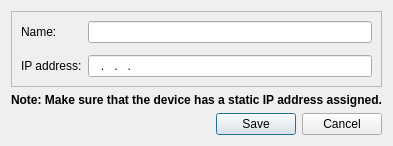
<?xml version="1.0" encoding="UTF-8"?>
<ui version="4.0">
 <class>DeviceEdit</class>
 <widget class="QDialog" name="DeviceEdit">
  <property name="geometry">
   <rect>
    <x>0</x>
    <y>0</y>
    <width>406</width>
    <height>274</height>
   </rect>
  </property>
  <property name="windowTitle">
   <string notr="true"/>
  </property>
  <layout class="QGridLayout" name="gridLayout">
   <property name="sizeConstraint">
    <enum>QLayout::SetFixedSize</enum>
   </property>
   <item row="2" column="0">
    <widget class="QDialogButtonBox" name="buttonBox">
     <property name="standardButtons">
      <set>QDialogButtonBox::Cancel|QDialogButtonBox::Save</set>
     </property>
    </widget>
   </item>
   <item row="0" column="0">
    <widget class="QFrame" name="form">
     <property name="sizePolicy">
      <sizepolicy hsizetype="Preferred" vsizetype="Preferred">
       <horstretch>0</horstretch>
       <verstretch>0</verstretch>
      </sizepolicy>
     </property>
     <property name="frameShape">
      <enum>QFrame::StyledPanel</enum>
     </property>
     <property name="frameShadow">
      <enum>QFrame::Raised</enum>
     </property>
     <layout class="QFormLayout" name="formLayout">
      <item row="1" column="0">
       <widget class="QLabel" name="nameLabel">
        <property name="text">
         <string>Name:</string>
        </property>
       </widget>
      </item>
      <item row="1" column="1">
       <widget class="QLineEdit" name="nameEdit">
        <property name="maxLength">
         <number>32</number>
        </property>
       </widget>
      </item>
      <item row="2" column="1">
       <widget class="QFrame" name="passwordFrame">
        <property name="sizePolicy">
         <sizepolicy hsizetype="Preferred" vsizetype="Fixed">
          <horstretch>0</horstretch>
          <verstretch>0</verstretch>
         </sizepolicy>
        </property>
        <property name="frameShape">
         <enum>QFrame::NoFrame</enum>
        </property>
        <property name="frameShadow">
         <enum>QFrame::Plain</enum>
        </property>
        <layout class="QHBoxLayout" name="horizontalLayout_2">
         <property name="leftMargin">
          <number>0</number>
         </property>
         <property name="topMargin">
          <number>0</number>
         </property>
         <property name="rightMargin">
          <number>0</number>
         </property>
         <property name="bottomMargin">
          <number>0</number>
         </property>
        </layout>
       </widget>
      </item>
      <item row="3" column="0">
       <widget class="QLabel" name="ipLabel">
        <property name="text">
         <string>IP address:</string>
        </property>
       </widget>
      </item>
      <item row="3" column="1">
       <widget class="QLineEdit" name="ipEdit">
        <property name="inputMask">
         <string notr="true">000.000.000.000</string>
        </property>
        <property name="frame">
         <bool>true</bool>
        </property>
       </widget>
      </item>
     </layout>
    </widget>
   </item>
   <item row="1" column="0">
    <widget class="QLabel" name="label">
     <property name="font">
      <font>
       <weight>75</weight>
       <bold>true</bold>
      </font>
     </property>
     <property name="text">
      <string>Note: Make sure that the device has a static IP address assigned.</string>
     </property>
    </widget>
   </item>
  </layout>
 </widget>
 <resources/>
 <connections/>
</ui>
